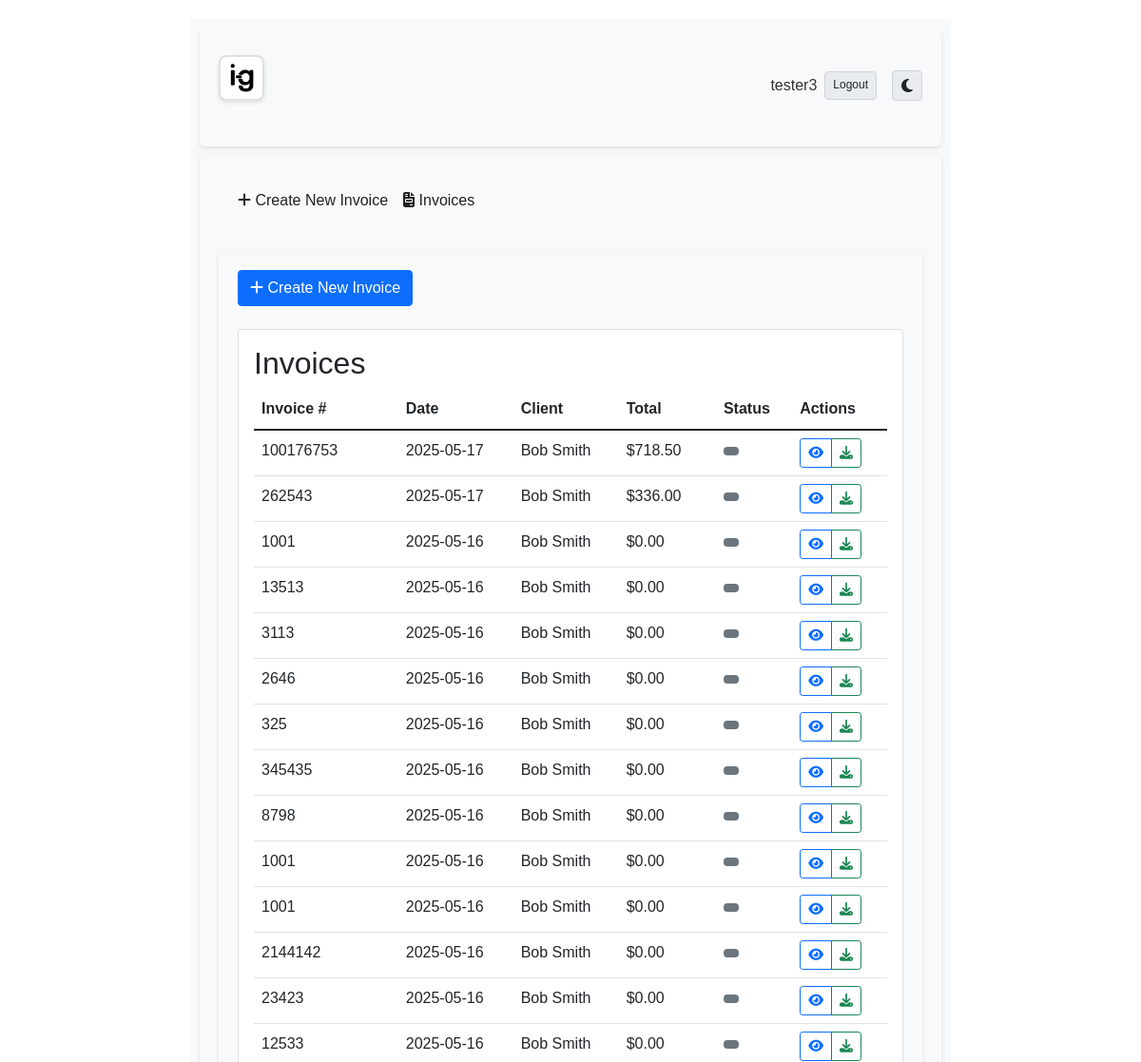
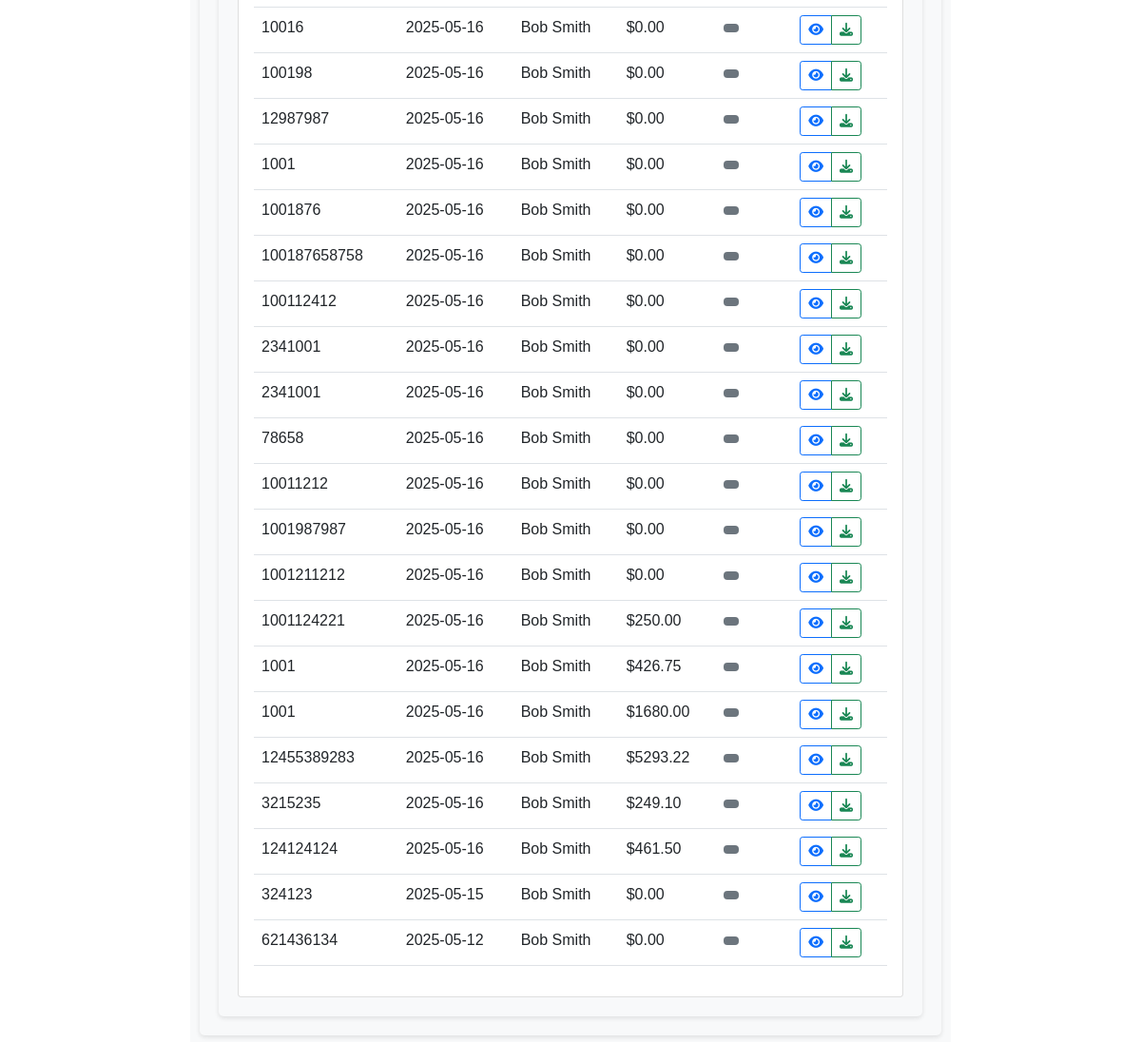
The page /invoices (signed in) on the database its author committed (2 pictures, top to bottom).
### tables this page shows
CREATE TABLE invoices (
    id INTEGER PRIMARY KEY AUTOINCREMENT,
    user_id INTEGER NOT NULL,
    invoice_number TEXT NOT NULL,
    client_id INTEGER NOT NULL,
    date TEXT NOT NULL,
    notes TEXT,
    total REAL,
    sales_tax_id INTEGER,
    tax_applies_to TEXT,
    FOREIGN KEY (user_id) REFERENCES users (id),
    FOREIGN KEY (client_id) REFERENCES clients (id),
    FOREIGN KEY (sales_tax_id) REFERENCES sales_tax (id)
);

CREATE TABLE clients (
    id INTEGER PRIMARY KEY AUTOINCREMENT,
    user_id INTEGER NOT NULL,
    name TEXT NOT NULL,
    address TEXT NOT NULL,
    email TEXT,
    phone TEXT,
    FOREIGN KEY (user_id) REFERENCES users (id)
);

### app.py (the view)
@app.route('/invoices')
@login_required
def invoice_list():
    conn = get_db()
    invoices = conn.execute('''
        SELECT i.*, c.name as client_name
        FROM invoices i
        JOIN clients c ON i.client_id = c.id
        WHERE i.user_id = ?
        ORDER BY i.date DESC
    ''', (session['user_id'],)).fetchall()
    return render_template('invoice_list.html', invoices=invoices)

### app.py (called while the page is built)
def login_required(f):
    @wraps(f)
    def decorated_function(*args, **kwargs):
        if 'user_id' not in session:
            flash('Please log in to access this page.')
            return redirect(url_for('login', _external=True, _scheme='https'))
        return f(*args, **kwargs)
    return decorated_function

def get_db():
    if 'db' not in g:
        g.db = sqlite3.connect('/app/invoice_gen.db')
        g.db.row_factory = sqlite3.Row
    return g.db

@app.context_processor
def inject_app_root():
    return dict(APP_ROOT='/invoice')

### templates/invoice_list.html (shortened to what this page needs)
{% extends "base.html" %}
{% block content %}
<div class="container mt-4">
    <div class="d-flex justify-content-between align-items-center mb-4">
        <a href="{{ url_for('dashboard') }}" class="btn btn-primary">
            <i class="fas fa-plus"></i> Create New Invoice
        </a>
    </div>
    <div class="card">
        <div class="card-body">
            <div class="table-responsive">
                <h2>Invoices</h2>
                <table class="table table-hover">
                    <thead>
                        <tr>
                            <th>Invoice #</th>
                            <th>Date</th>
                            <th>Client</th>
                            <th>Total</th>
                            <th>Status</th>
                            <th>Actions</th>
                        </tr>
                    </thead>
                    <tbody>
                        {% for invoice in invoices %}
                        <tr>
                            <td>{{ invoice.invoice_number }}</td>
                            <td>{{ invoice.date }}</td>
                            <td>{{ invoice.client_name }}</td>
                            <td>${{ "%.2f"|format(invoice.total) }}</td>
                            <td>
                                <span class="badge {% if invoice.status == 'paid' %}bg-success{% elif invoice.status == 'pending' %}bg-warning{% else %}bg-secondary{% endif %}">
                                </span>
                            </td>
                            <td>
                                <div class="btn-group">
                                    <a href="{{ url_for('view_invoice', invoice_number=invoice.invoice_number) }}"
                                       class="btn btn-sm btn-outline-primary"
                                       title="View Invoice">
                                        <i class="fas fa-eye"></i>
                                    </a>
                                    <a href="{{ url_for('download_invoice', invoice_number=invoice.invoice_number) }}"
                                       class="btn btn-sm btn-outline-success"
                                       title="Download Invoice">
                                        <i class="fas fa-download"></i>
                                    </a>
                                </div>
                            </td>
                        </tr>
                        {% else %}
                        <tr>
                            <td colspan="6" class="text-center">No invoices found</td>
                        </tr>
                        {% endfor %}
                    </tbody>
                </table>
            </div>
        </div>
    </div>
</div>
{% endblock %}

### static/style.css (style rules this page uses)
:root { --bg-color: #ffffff; --text-color: #212529; --border-color: #dee2e6; --input-bg: #ffffff; --input-border: #ced4da; --input-text: #212529; --placeholder-color: #999; --section-bg: #f8f9fa; --button-bg: #e9ecef; --button-hover: #dee2e6; --button-text: #212529; --button-border: #ced4da; }
body { font-family: Arial, sans-serif; line-height: 1.6; margin: 0; padding: 20px; background-color: var(--bg-color); color: var(--text-color); }
.container { background-color: var(--bg-color); padding: 20px; border-radius: 5px; box-shadow: 0 2px 5px rgba(0,0,0,0.1); max-width: none; margin: 0; }
.container, .page-wrapper, .form-container, .invoice-form { background-color: var(--section-bg); }

### rows shown on the page
invoices: invoice_number "100176753", date "2025-05-17", client_name "Bob Smith", total "718.50"
invoices: invoice_number "262543", date "2025-05-17", client_name "Bob Smith", total "336.00"
invoices: invoice_number "1001", date "2025-05-16", client_name "Bob Smith", total "0.00"
invoices: invoice_number "13513", date "2025-05-16", client_name "Bob Smith", total "0.00"
invoices: invoice_number "3113", date "2025-05-16", client_name "Bob Smith", total "0.00"
invoices: invoice_number "2646", date "2025-05-16", client_name "Bob Smith", total "0.00"
invoices: invoice_number "325", date "2025-05-16", client_name "Bob Smith", total "0.00"
invoices: invoice_number "345435", date "2025-05-16", client_name "Bob Smith", total "0.00"
invoices: invoice_number "8798", date "2025-05-16", client_name "Bob Smith", total "0.00"
invoices: invoice_number "1001", date "2025-05-16", client_name "Bob Smith", total "0.00"
invoices: invoice_number "1001", date "2025-05-16", client_name "Bob Smith", total "0.00"
invoices: invoice_number "2144142", date "2025-05-16", client_name "Bob Smith", total "0.00"
invoices: invoice_number "23423", date "2025-05-16", client_name "Bob Smith", total "0.00"
invoices: invoice_number "12533", date "2025-05-16", client_name "Bob Smith", total "0.00"
invoices: invoice_number "10016", date "2025-05-16", client_name "Bob Smith", total "0.00"
invoices: invoice_number "100198", date "2025-05-16", client_name "Bob Smith", total "0.00"
invoices: invoice_number "12987987", date "2025-05-16", client_name "Bob Smith", total "0.00"
invoices: invoice_number "1001", date "2025-05-16", client_name "Bob Smith", total "0.00"
invoices: invoice_number "1001876", date "2025-05-16", client_name "Bob Smith", total "0.00"
invoices: invoice_number "100187658758", date "2025-05-16", client_name "Bob Smith", total "0.00"
invoices: invoice_number "100112412", date "2025-05-16", client_name "Bob Smith", total "0.00"
invoices: invoice_number "2341001", date "2025-05-16", client_name "Bob Smith", total "0.00"
invoices: invoice_number "2341001", date "2025-05-16", client_name "Bob Smith", total "0.00"
invoices: invoice_number "78658", date "2025-05-16", client_name "Bob Smith", total "0.00"
invoices: invoice_number "10011212", date "2025-05-16", client_name "Bob Smith", total "0.00"
invoices: invoice_number "1001987987", date "2025-05-16", client_name "Bob Smith", total "0.00"
invoices: invoice_number "1001211212", date "2025-05-16", client_name "Bob Smith", total "0.00"
invoices: invoice_number "1001124221", date "2025-05-16", client_name "Bob Smith", total "250.00"
invoices: invoice_number "1001", date "2025-05-16", client_name "Bob Smith", total "426.75"
invoices: invoice_number "1001", date "2025-05-16", client_name "Bob Smith", total "1680.00"
invoices: invoice_number "12455389283", date "2025-05-16", client_name "Bob Smith", total "5293.22"
invoices: invoice_number "3215235", date "2025-05-16", client_name "Bob Smith", total "249.10"
invoices: invoice_number "124124124", date "2025-05-16", client_name "Bob Smith", total "461.50"
invoices: invoice_number "324123", date "2025-05-15", client_name "Bob Smith", total "0.00"
invoices: invoice_number "621436134", date "2025-05-12", client_name "Bob Smith", total "0.00"

### other values the page prints
{{ session.username }} "tester3"
